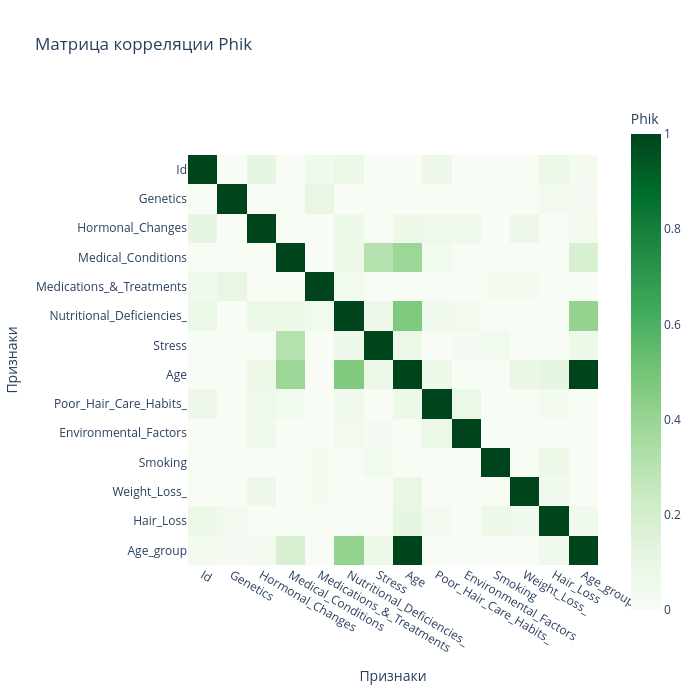

Notebook code for this chart:
### Code cell
phik_corr = df_forAnalisys.phik_matrix()

fig = px.imshow(
    phik_corr.values,
    x=phik_corr.columns,
    y=phik_corr.index,
    color_continuous_scale='Greens',
    title='Матрица корреляции Phik',
    labels=dict(x="Признаки", y="Признаки", color="Phik")
)

fig.update_layout(width=700, height=700)
fig.show()

### Figure 1 — Plotly figure (JSON) as saved in the notebook; plotly's stock layout.template omitted (floating-point values rounded to 4 significant figures; data arrays with more than 128 entries replaced by an {"elided": "..."} marker saying what was removed)
{"data": [{"coloraxis": "coloraxis", "hovertemplate": "Признаки: %{x}<br>Признаки: %{y}<br>Phik: %{z}<extra></extra>", "name": "0", "type": "heatmap", "x": ["Id", "Genetics", "Hormonal_Changes", "Medical_Conditions", "Medications_&_Treatments", "Nutritional_Deficiencies_", "Stress", "Age", "Poor_Hair_Care_Habits_", "Environmental_Factors", "Smoking", "Weight_Loss_", "Hair_Loss", "Age_group"], "xaxis": "x", "y": ["Id", "Genetics", "Hormonal_Changes", "Medical_Conditions", "Medications_&_Treatments", "Nutritional_Deficiencies_", "Stress", "Age", "Poor_Hair_Care_Habits_", "Environmental_Factors", "Smoking", "Weight_Loss_", "Hair_Loss", "Age_group"], "yaxis": "y", "z": {"elided": "14x14 float values"}}], "layout": {"coloraxis": {"colorbar": {"title": {"text": "Phik"}}, "colorscale": [[0, "rgb(247,252,245)"], [0.125, "rgb(229,245,224)"], [0.25, "rgb(199,233,192)"], [0.375, "rgb(161,217,155)"], [0.5, "rgb(116,196,118)"], [0.625, "rgb(65,171,93)"], [0.75, "rgb(35,139,69)"], [0.875, "rgb(0,109,44)"], [1, "rgb(0,68,27)"]]}, "height": 700, "title": {"text": "Матрица корреляции Phik"}, "width": 700, "xaxis": {"anchor": "y", "autorange": true, "constrain": "domain", "domain": [0.001217, 0.9988], "range": [-0.5, 13.5], "scaleanchor": "y", "title": {"text": "Признаки"}, "type": "category"}, "yaxis": {"anchor": "x", "autorange": true, "constrain": "domain", "domain": [0.1058, 0.8942], "range": [13.5, -0.5], "title": {"text": "Признаки"}, "type": "category"}}}
